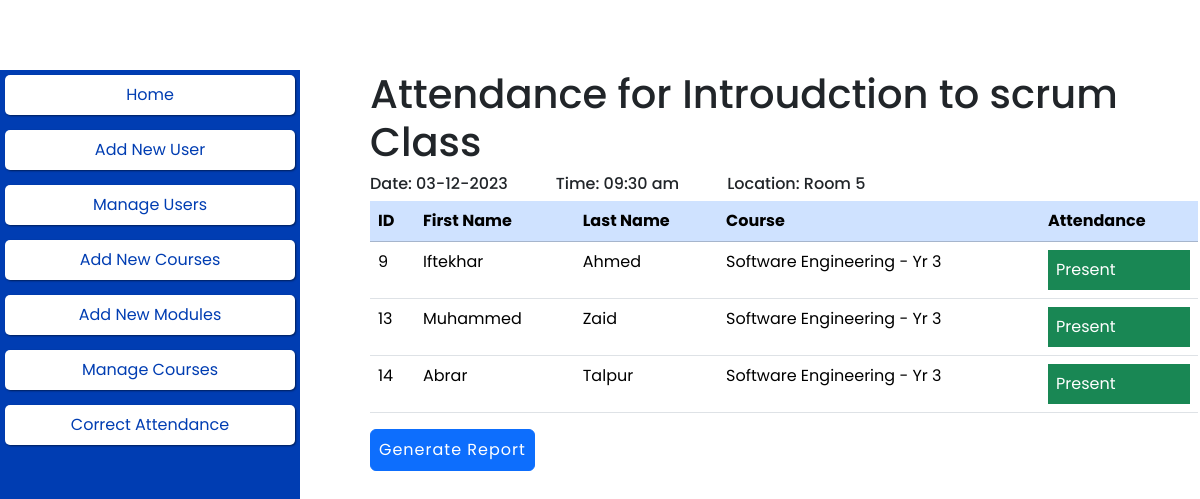
The app's page /pages/admin_view_attendance.php?class_id=4 with its own data.
### tables this page shows
CREATE TABLE `class` (
  `class_id` int(11) NOT NULL,
  `class_name` varchar(50) NOT NULL,
  `class_date` date NOT NULL,
  `class_time` time NOT NULL,
  `class_location` varchar(50) NOT NULL,
  `class_module_id` int(11) NOT NULL
);

CREATE TABLE `attendance` (
  `attendance_id` int(11) NOT NULL,
  `attendance_student_id` int(11) NOT NULL,
  `attendance_class_id` int(11) NOT NULL,
  `attendance_status` char(1) NOT NULL
);

CREATE TABLE `user` (
  `user_id` int(11) NOT NULL,
  `user_fname` varchar(50) NOT NULL,
  `user_lname` varchar(50) NOT NULL,
  `user_email` varchar(50) NOT NULL,
  `user_password` varchar(50) NOT NULL,
  `user_role_id` int(11) NOT NULL,
  `user_course_id` int(11) DEFAULT NULL
);

CREATE TABLE `course` (
  `course_id` int(10) NOT NULL,
  `course_name` varchar(50) NOT NULL,
  `course_manager_id` int(10) NOT NULL
);

### pages/admin_view_attendance.php (the view, shortened to what this page needs)
<!DOCTYPE html>
<html lang="en">
<head>
    <link href="https://cdn.jsdelivr.net/npm/bootstrap@5.3.2/dist/css/bootstrap.min.css" rel="stylesheet">
    <?php
    if (isset($_GET["class_id"])) {
        require_once('..\inc\head.php');
        $class_id = $_GET["class_id"] ?>
</head>
<body>
        <?php require_once('..\inc\nav.php'); ?>
    <?php require_once('..\inc\admin_sidebar.php');
    ?>
    <section class="container">
        <?php
        $class_query = "SELECT * FROM
            class
            JOIN module
            where class_id=$class_id
            and class.class_module_id=module.module_id";
        $get_class_query = mysqli_query($conn, $class_query);
        if ($get_class_query) {
            $class_result = mysqli_fetch_all($get_class_query);
            foreach ($class_result as $class) { ?>
                <h1>Attendance for <?php echo $class[1] ?> Class</h1>
                <div class="d-flex gap-5">
                    <h6>Date: <?php echo date('d-m-Y', strtotime($class[2])) ?></h6>
                    <h6>Time: <?php echo date('h:i a', strtotime($class[3])) ?></h6>
                    <h6>Location: <?php echo $class[4] ?></h6>
                </div>
        <?php
            }
        }
        ?>
        <table class="table">
            <thead>
                <tr class="table-primary">
                    <th scope="col">
                        ID
                    </th>
                    <th scope="col">
                        First Name
                    </th>
                    <th scope="col">
                        Last Name
                    </th>
                    <th scope="col">
                        Course
                    </th>
                    <th scope="col">
                        Attendance
                    </th>
                </tr>
            </thead>
            <tbody>
                <?php
                $get_attendance_query = "SELECT
                 user_id,user_fname,user_lname,course_name,attendance_status,attendance_class_id FROM
                 `attendance`
                 JOIN
                 user,course
                 WHERE
                 attendance.attendance_student_id=user.user_id
                 and user.user_course_id=course.course_id
                 and attendance.attendance_class_id=$class_id;
                ";
                if ($result = mysqli_query($conn, $get_attendance_query)) {
                    $attendance_rows = mysqli_fetch_all($result);
                    foreach ($attendance_rows as $attendance) { ?>
                        <tr>
                            <td>
                                <?php echo $attendance[0]; ?>
                            </td>
                            <td>
                                <?php echo $attendance[1]; ?>
                            </td>
                            <td>
                                <?php echo $attendance[2]; ?>
                            </td>
                            <td>
                                <?php echo $attendance[3]; ?>
                            </td>
                            <td>
                                <?php
                                $attendance_status = "";
                                $attendance_class = "";
                                switch ($attendance[4]) {
                                    case 'P':
                                        $attendance_status = "Present";
                                        $attendance_class = "w-100 p-2 block text-white bg-success";
                                        break;
                                }; ?>
                                <div class="<?php echo $attendance_class ?>"><?php echo $attendance_status ?></div>
                            </td>
                        </tr>
                <?php  }
                } ?>
            </tbody>
        </table>
        <a class="btn btn-primary rounded p-2" href="../functions/generate_class_report.php?class_id=<?php echo $class_id ?>">Generate Report</a>
    </section>
<?php
    } else {
        header("Location:admin_dashboard.php");
    } ?>
</body>
</html>

### inc/head.php (shortened to what this page needs)
<head>
    <link href="https://cdn.jsdelivr.net/npm/bootstrap@5.3.2/dist/css/bootstrap.min.css" rel="stylesheet">
</head>

### inc/nav.php (shortened to what this page needs)
<link rel="stylesheet" href="https://cdn.jsdelivr.net/npm/bootstrap-icons@1.11.2/font/bootstrap-icons.min.css">

### inc/admin_sidebar.php (shortened to what this page needs)
<div class="sidebar">
    <a href="../pages/admin_dashboard.php">Home</a>
    <a href="../pages/admin_registeration.php">Add New User</a>
    <a href="../pages/admin_manage_users.php">Manage Users</a>
    <a href="../pages/admin_add_course.php">Add New Courses</a>
    <a href="../pages/admin_add_module.php">Add New Modules</a>
    <a href="../pages/admin_manage_courses.php">Manage Courses</a>
    <a href="../pages/admin_view_course.php">Correct Attendance</a>
</div>

### inc/head.php (style rules this page uses)
* { margin: 0; padding: 0; box-sizing: border-box; font-family: "Poppins", sans-serif; }

### pages/admin_view_attendance.php (style rules this page uses)
.container { margin: 70px; padding-left: 25%; }

### inc/nav.php (style rules this page uses)
.btn-primary { padding: 8px 20px 8px 20px; letter-spacing: 1px; }

### inc/admin_sidebar.php (style rules this page uses)
.sidebar { height: 130vh; width: 25%; padding: 5px; background-color: #003DB2; float: left; position: sticky; }
.sidebar a { display: block; box-shadow: 1px 1px 2px rgba(0, 0, 0, 0.5); padding: 8px 16px; text-align: center; text-decoration: none; background-color: #ffffff; color: #003DB2; border-radius: 5px; margin-bottom: 15px; }

### records on screen
class: class_name "Introudction to scrum", class_date "03-12-2023", class_time "09:30 am", class_location "Room 5"
attendance: attendance_student.user_id "9", attendance_student.user_fname "Iftekhar", attendance_student.user_lname "Ahmed", course.course_name "Software Engineering - Yr 3", attendance_status "Present"
attendance: attendance_student.user_id "13", attendance_student.user_fname "Muhammed", attendance_student.user_lname "Zaid", course.course_name "Software Engineering - Yr 3", attendance_status "Present"
attendance: attendance_student.user_id "14", attendance_student.user_fname "Abrar", attendance_student.user_lname "Talpur", course.course_name "Software Engineering - Yr 3", attendance_status "Present"
